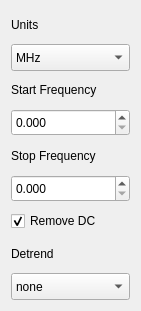
       <widget class="QWidget" name="scrollAreaWidgetContents_2">
        <property name="geometry">
         <rect>
          <x>0</x>
          <y>0</y>
          <width>141</width>
          <height>311</height>
         </rect>
        </property>
        <layout class="QVBoxLayout" name="verticalLayout_12">
         <item>
          <widget class="QLabel" name="label_3">
           <property name="sizePolicy">
            <sizepolicy hsizetype="Preferred" vsizetype="Preferred">
             <horstretch>0</horstretch>
             <verstretch>0</verstretch>
            </sizepolicy>
           </property>
           <property name="text">
            <string>Units</string>
           </property>
          </widget>
         </item>
         <item>
          <widget class="QComboBox" name="scanConfigScanUnits_CB">
           <property name="sizePolicy">
            <sizepolicy hsizetype="Preferred" vsizetype="Preferred">
             <horstretch>0</horstretch>
             <verstretch>0</verstretch>
            </sizepolicy>
           </property>
           <property name="currentIndex">
            <number>2</number>
           </property>
           <item>
            <property name="text">
             <string>Hz</string>
            </property>
           </item>
           <item>
            <property name="text">
             <string>KHz</string>
            </property>
           </item>
           <item>
            <property name="text">
             <string>MHz</string>
            </property>
           </item>
          </widget>
         </item>
         <item>
          <widget class="QLabel" name="label_4">
           <property name="sizePolicy">
            <sizepolicy hsizetype="Preferred" vsizetype="Preferred">
             <horstretch>0</horstretch>
             <verstretch>0</verstretch>
            </sizepolicy>
           </property>
           <property name="text">
            <string>Start Frequency</string>
           </property>
          </widget>
         </item>
         <item>
          <widget class="QDoubleSpinBox" name="scanConfigStartFrequency_DS">
           <property name="sizePolicy">
            <sizepolicy hsizetype="Minimum" vsizetype="Preferred">
             <horstretch>0</horstretch>
             <verstretch>0</verstretch>
            </sizepolicy>
           </property>
           <property name="decimals">
            <number>3</number>
           </property>
           <property name="maximum">
            <double>9999999999.989999771118164</double>
           </property>
          </widget>
         </item>
         <item>
          <widget class="QLabel" name="label_5">
           <property name="sizePolicy">
            <sizepolicy hsizetype="Preferred" vsizetype="Preferred">
             <horstretch>0</horstretch>
             <verstretch>0</verstretch>
            </sizepolicy>
           </property>
           <property name="text">
            <string>Stop Frequency</string>
           </property>
          </widget>
         </item>
         <item>
          <widget class="QDoubleSpinBox" name="scanConfigStopFrequency_SB">
           <property name="sizePolicy">
            <sizepolicy hsizetype="Minimum" vsizetype="Preferred">
             <horstretch>0</horstretch>
             <verstretch>0</verstretch>
            </sizepolicy>
           </property>
           <property name="decimals">
            <number>3</number>
           </property>
           <property name="maximum">
            <double>9999999999.989999771118164</double>
           </property>
          </widget>
         </item>
         <item>
          <widget class="QCheckBox" name="scanConfigRemoveDC_CB">
           <property name="sizePolicy">
            <sizepolicy hsizetype="Minimum" vsizetype="Preferred">
             <horstretch>0</horstretch>
             <verstretch>0</verstretch>
            </sizepolicy>
           </property>
           <property name="toolTip">
            <string>&lt;html&gt;&lt;head/&gt;&lt;body&gt;&lt;p&gt;interpolate central point to cancel DC bias (useful only with boxcar window)&lt;/p&gt;&lt;/body&gt;&lt;/html&gt;</string>
           </property>
           <property name="text">
            <string>Remove DC</string>
           </property>
           <property name="checked">
            <bool>true</bool>
           </property>
           <property name="cli" stdset="0">
            <string>-R</string>
           </property>
          </widget>
         </item>
         <item>
          <widget class="QLabel" name="label_18">
           <property name="sizePolicy">
            <sizepolicy hsizetype="Preferred" vsizetype="Preferred">
             <horstretch>0</horstretch>
             <verstretch>0</verstretch>
            </sizepolicy>
           </property>
           <property name="text">
            <string>Detrend</string>
           </property>
          </widget>
         </item>
         <item>
          <widget class="QComboBox" name="scanConfigDetrend_CB">
           <property name="sizePolicy">
            <sizepolicy hsizetype="Preferred" vsizetype="Preferred">
             <horstretch>0</horstretch>
             <verstretch>0</verstretch>
            </sizepolicy>
           </property>
           <property name="toolTip">
            <string>&lt;html&gt;&lt;head/&gt;&lt;body&gt;&lt;p&gt;remove mean value from data to cancel DC bias (default: none)&lt;/p&gt;&lt;/body&gt;&lt;/html&gt;</string>
           </property>
           <property name="cli" stdset="0">
            <string>-D</string>
           </property>
           <item>
            <property name="text">
             <string>none</string>
            </property>
           </item>
           <item>
            <property name="text">
             <string>constant</string>
            </property>
           </item>
          </widget>
         </item>
        </layout>
       </widget>
